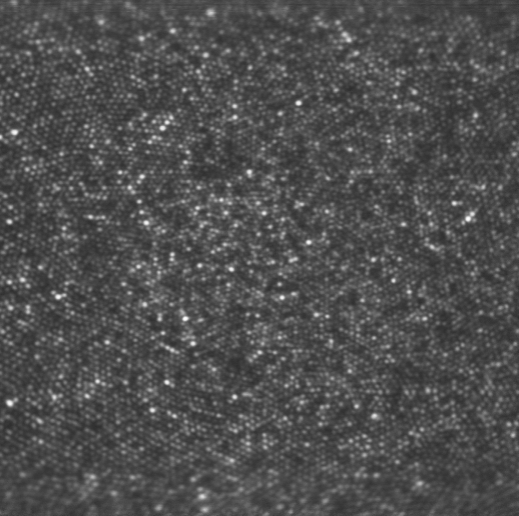
#> input picture dataset/BAK1008L1_2020_07_02_11_56_18_AOSLO_788_V006_annotated_JLR_128_97_646_612.tiff, 519 x 516 px
$ python visualize_centers.py   (older library calls are emulated)
#> lines starting #> are read from the running program, lines starting #| are printed output that depends on the picture; after the words box and inside, x2 and y2 are one past the last pixel; in counts of white or black regions, pixels touching at a corner belong together
### utils.py
import cv2
import matplotlib.pyplot as plt
import numpy as np
import scipy
from scipy import ndimage
from scipy.optimize import linear_sum_assignment
from scipy.spatial import distance_matrix
from sklearn.neighbors import NearestNeighbors


def np_sigmoid(x):
    return 1 / (1 + np.exp(-x))


def GT_enumerate_from_zero(gt_data):
    gt_data -= 1.
    return gt_data


# [68 lines left out: functions bicycle, calc_distances, calc_dist_energy, dist_energy_func_paper, energy_pit_func3, energy_pit_func2, not called in this run]


def energy_pit_func1(x, y, mu, sigma, lambda_):
    dist = np.sqrt((x ** 2.) + (y ** 2.))
    return scipy.stats.expon(lambda_).pdf(dist) - scipy.stats.norm(mu, sigma).pdf(dist) + 0.48


# [35 lines left out: functions get_precomputed_dist_func, calc_dist_energy_pit, not called in this run]


def calc_dist_energy_pit_optim(particles, is_stable_particle_index, n_neighbours, mu, sigma, lambda_):
    return calc_dist_energy_pit(particles, n_neighbours, mu, sigma, lambda_,
                                use_optimisation=True, is_stable_particle_index=is_stable_particle_index)


# [8 lines left out: function calc_blob_energy, not called in this run]


def calc_grad(img):
    laplacian = cv2.Laplacian(img, cv2.CV_64F)
    return laplacian


# [12 lines left out: function calc_grad_field, not called in this run]


def visualize(img, particles, GT_data, is_save=False, img_name='test', save_dir='./examples/'):
    pass
    # [4 lines of commented-out code are left out]


# [30 lines left out: function visualize_all, not called in this run]


def visualize_colorful(img_colorful, particles, is_save=False, img_name='test', save_dir='./examples/'):
    pass


def visualize_wandb(img_colorful, particles, color='r'):
    pass


# [205 lines left out: functions calc_dist_to_neares, calc_metrics, del_close_particles, is_particle_here, calc_gravity_field, calc_gravity_field_optim and 4 more, not called in this run]

### visualize_centers.py
import cv2
import pandas as pd
import matplotlib.pyplot as plt
from utils import GT_enumerate_from_zero

data = pd.read_csv('dataset/BAK1008L1_2020_07_02_11_56_18_AOSLO_788_V006_annotated_JLR_128_97_646_612.csv')
#> (reads dataset/BAK1008L1_2020_07_02_11_56_18_AOSLO_788_V006_annotated_JLR_128_97_646_612.csv from the repository)
img = cv2.imread('dataset/BAK1008L1_2020_07_02_11_56_18_AOSLO_788_V006_annotated_JLR_128_97_646_612.tiff')
#> img is the input picture: shape (516, 519, 3); min 46, max 255, mean 79.1

data = GT_enumerate_from_zero(data)

plt.imshow(img)
plt.show()

image = img.copy()
for index, row in data.iterrows():
    # image, x_coord, y_coord -- from docs
    cv2.circle(image, (round(row[0]),round(row[1])), radius=0, color=(255, 0, 0), thickness=-1)
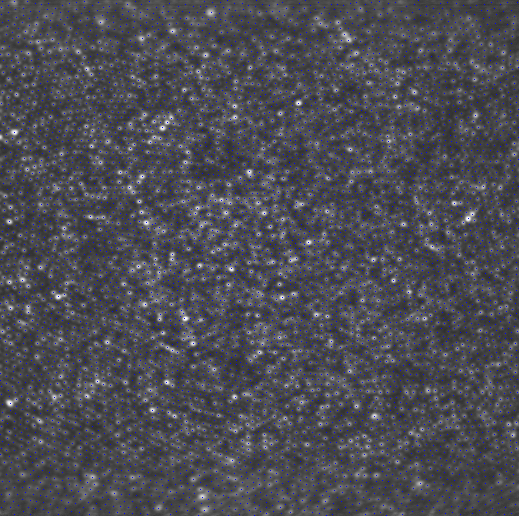
#> image: shape (516, 519, 3); 2.85% of pixels changed, all inside (x1, y1, x2, y2) = (0, 0, 519, 516)

plt.imshow(image)
plt.show()
